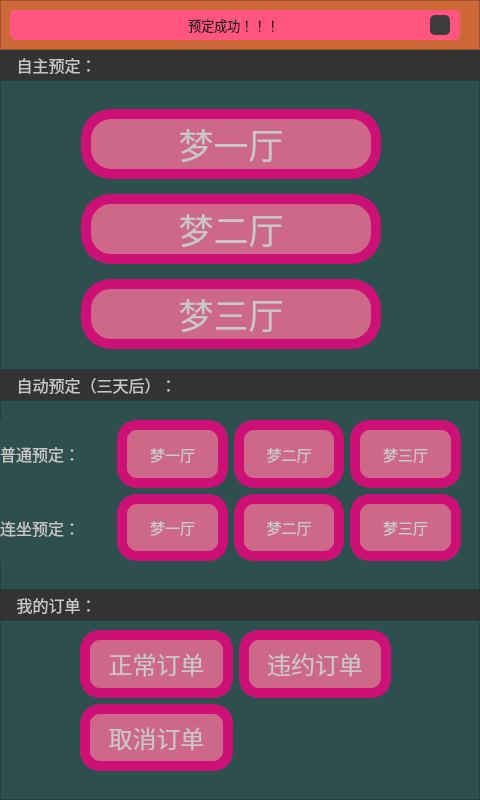
<?xml version="1.0" encoding="UTF-8"?>
<ui version="4.0">
 <class>ReserveWindow</class>
 <widget class="QWidget" name="ReserveWindow">
  <property name="geometry">
   <rect>
    <x>0</x>
    <y>0</y>
    <width>480</width>
    <height>800</height>
   </rect>
  </property>
  <property name="minimumSize">
   <size>
    <width>480</width>
    <height>800</height>
   </size>
  </property>
  <property name="maximumSize">
   <size>
    <width>480</width>
    <height>800</height>
   </size>
  </property>
  <property name="windowTitle">
   <string>cqnu_spider</string>
  </property>
  <property name="windowIcon">
   <iconset resource="ui.qrc">
    <normaloff>:/Icon/Images/Icon.png</normaloff>:/Icon/Images/Icon.png</iconset>
  </property>
  <property name="styleSheet">
   <string notr="true">color: rgb(200, 200, 200);
background-color: rgb(47, 79, 79);</string>
  </property>
  <widget class="QFrame" name="frame_top">
   <property name="geometry">
    <rect>
     <x>0</x>
     <y>0</y>
     <width>480</width>
     <height>50</height>
    </rect>
   </property>
   <property name="styleSheet">
    <string notr="true">background: rgb(205, 104, 57)</string>
   </property>
   <property name="frameShape">
    <enum>QFrame::StyledPanel</enum>
   </property>
   <property name="frameShadow">
    <enum>QFrame::Raised</enum>
   </property>
   <widget class="QPushButton" name="pushButton_back">
    <property name="geometry">
     <rect>
      <x>430</x>
      <y>0</y>
      <width>50</width>
      <height>50</height>
     </rect>
    </property>
    <property name="minimumSize">
     <size>
      <width>50</width>
      <height>50</height>
     </size>
    </property>
    <property name="maximumSize">
     <size>
      <width>50</width>
      <height>50</height>
     </size>
    </property>
    <property name="styleSheet">
     <string notr="true">QPushButton {
	border: none;
	background-color: rgba(0,0,0,0);
	background: url(:/ui_back/Images/ui_back.png)
}
QPushButton:hover {

	background-color: rgb(0,143,150);
}
QPushButton:pressed {	
	background-color: rgba(0,0,0,0);
}</string>
    </property>
    <property name="text">
     <string/>
    </property>
   </widget>
   <widget class="QLabel" name="label_reserve">
    <property name="geometry">
     <rect>
      <x>180</x>
      <y>10</y>
      <width>111</width>
      <height>31</height>
     </rect>
    </property>
    <property name="font">
     <font>
      <family>华光综艺_CNKI</family>
      <pointsize>16</pointsize>
     </font>
    </property>
    <property name="text">
     <string>梦厅预约</string>
    </property>
   </widget>
   <widget class="QFrame" name="frame_success">
    <property name="geometry">
     <rect>
      <x>10</x>
      <y>10</y>
      <width>450</width>
      <height>30</height>
     </rect>
    </property>
    <property name="maximumSize">
     <size>
      <width>450</width>
      <height>16777215</height>
     </size>
    </property>
    <property name="styleSheet">
     <string notr="true">background-color: rgb(255, 85, 127);
border-radius: 5px;</string>
    </property>
    <property name="frameShape">
     <enum>QFrame::StyledPanel</enum>
    </property>
    <property name="frameShadow">
     <enum>QFrame::Raised</enum>
    </property>
    <layout class="QHBoxLayout" name="horizontalLayout_4">
     <property name="leftMargin">
      <number>10</number>
     </property>
     <property name="topMargin">
      <number>3</number>
     </property>
     <property name="rightMargin">
      <number>10</number>
     </property>
     <property name="bottomMargin">
      <number>3</number>
     </property>
     <item>
      <widget class="QLabel" name="label_success">
       <property name="font">
        <font>
         <family>华光综艺_CNKI</family>
         <pointsize>10</pointsize>
        </font>
       </property>
       <property name="styleSheet">
        <string notr="true">color: rgb(35, 35, 35);</string>
       </property>
       <property name="text">
        <string>       预定成功！！！</string>
       </property>
       <property name="alignment">
        <set>Qt::AlignCenter</set>
       </property>
      </widget>
     </item>
     <item>
      <widget class="QPushButton" name="pushButton_close_2">
       <property name="maximumSize">
        <size>
         <width>20</width>
         <height>20</height>
        </size>
       </property>
       <property name="styleSheet">
        <string notr="true">QPushButton {
	border-radius: 5px;	
	background-image: url(:/Close/Images/close.png);
	background-position: center;	
	background-color: rgb(60, 60, 60);
}
QPushButton:hover {
	background-color: rgb(50, 50, 50);	
	color: rgb(200, 200, 200);
}
QPushButton:pressed {
	background-color: rgb(35, 35, 35);	
	color: rgb(200, 200, 200);
}</string>
       </property>
       <property name="text">
        <string/>
       </property>
      </widget>
     </item>
    </layout>
   </widget>
  </widget>
  <widget class="QFrame" name="frame_manual">
   <property name="geometry">
    <rect>
     <x>0</x>
     <y>50</y>
     <width>480</width>
     <height>30</height>
    </rect>
   </property>
   <property name="minimumSize">
    <size>
     <width>480</width>
     <height>30</height>
    </size>
   </property>
   <property name="maximumSize">
    <size>
     <width>480</width>
     <height>30</height>
    </size>
   </property>
   <property name="styleSheet">
    <string notr="true">background:rgb(51,51,51);</string>
   </property>
   <property name="frameShape">
    <enum>QFrame::NoFrame</enum>
   </property>
   <property name="frameShadow">
    <enum>QFrame::Plain</enum>
   </property>
   <layout class="QHBoxLayout" name="horizontalLayout_20">
    <property name="spacing">
     <number>0</number>
    </property>
    <property name="leftMargin">
     <number>0</number>
    </property>
    <property name="topMargin">
     <number>0</number>
    </property>
    <property name="rightMargin">
     <number>0</number>
    </property>
    <property name="bottomMargin">
     <number>0</number>
    </property>
    <item>
     <widget class="QLabel" name="label_manual">
      <property name="font">
       <font>
        <family>华光粗黑_CNKI</family>
        <pointsize>12</pointsize>
       </font>
      </property>
      <property name="text">
       <string>    自主预定：</string>
      </property>
     </widget>
    </item>
   </layout>
  </widget>
  <widget class="QFrame" name="frame_auto">
   <property name="geometry">
    <rect>
     <x>0</x>
     <y>370</y>
     <width>480</width>
     <height>30</height>
    </rect>
   </property>
   <property name="minimumSize">
    <size>
     <width>480</width>
     <height>30</height>
    </size>
   </property>
   <property name="maximumSize">
    <size>
     <width>480</width>
     <height>30</height>
    </size>
   </property>
   <property name="styleSheet">
    <string notr="true">background:rgb(51,51,51);</string>
   </property>
   <property name="frameShape">
    <enum>QFrame::NoFrame</enum>
   </property>
   <property name="frameShadow">
    <enum>QFrame::Plain</enum>
   </property>
   <layout class="QHBoxLayout" name="horizontalLayout_21">
    <property name="spacing">
     <number>0</number>
    </property>
    <property name="leftMargin">
     <number>0</number>
    </property>
    <property name="topMargin">
     <number>0</number>
    </property>
    <property name="rightMargin">
     <number>0</number>
    </property>
    <property name="bottomMargin">
     <number>0</number>
    </property>
    <item>
     <widget class="QLabel" name="label_auto">
      <property name="font">
       <font>
        <family>华光粗黑_CNKI</family>
        <pointsize>12</pointsize>
       </font>
      </property>
      <property name="text">
       <string>    自动预定（三天后）：</string>
      </property>
     </widget>
    </item>
   </layout>
  </widget>
  <widget class="QFrame" name="frame_order">
   <property name="geometry">
    <rect>
     <x>0</x>
     <y>590</y>
     <width>480</width>
     <height>30</height>
    </rect>
   </property>
   <property name="minimumSize">
    <size>
     <width>480</width>
     <height>30</height>
    </size>
   </property>
   <property name="maximumSize">
    <size>
     <width>480</width>
     <height>30</height>
    </size>
   </property>
   <property name="styleSheet">
    <string notr="true">background:rgb(51,51,51);</string>
   </property>
   <property name="frameShape">
    <enum>QFrame::NoFrame</enum>
   </property>
   <property name="frameShadow">
    <enum>QFrame::Plain</enum>
   </property>
   <layout class="QHBoxLayout" name="horizontalLayout_22">
    <property name="spacing">
     <number>0</number>
    </property>
    <property name="leftMargin">
     <number>0</number>
    </property>
    <property name="topMargin">
     <number>0</number>
    </property>
    <property name="rightMargin">
     <number>0</number>
    </property>
    <property name="bottomMargin">
     <number>0</number>
    </property>
    <item>
     <widget class="QLabel" name="label_order">
      <property name="font">
       <font>
        <family>华光粗黑_CNKI</family>
        <pointsize>12</pointsize>
       </font>
      </property>
      <property name="text">
       <string>    我的订单：</string>
      </property>
     </widget>
    </item>
   </layout>
  </widget>
  <widget class="QFrame" name="frame_manual_content">
   <property name="geometry">
    <rect>
     <x>0</x>
     <y>80</y>
     <width>480</width>
     <height>290</height>
    </rect>
   </property>
   <property name="minimumSize">
    <size>
     <width>480</width>
     <height>290</height>
    </size>
   </property>
   <property name="maximumSize">
    <size>
     <width>480</width>
     <height>290</height>
    </size>
   </property>
   <property name="frameShape">
    <enum>QFrame::StyledPanel</enum>
   </property>
   <property name="frameShadow">
    <enum>QFrame::Raised</enum>
   </property>
   <widget class="QWidget" name="layoutWidget">
    <property name="geometry">
     <rect>
      <x>80</x>
      <y>20</y>
      <width>302</width>
      <height>258</height>
     </rect>
    </property>
    <layout class="QGridLayout" name="gridLayout">
     <item row="2" column="0">
      <widget class="QPushButton" name="pushButton_lobby3">
       <property name="minimumSize">
        <size>
         <width>300</width>
         <height>70</height>
        </size>
       </property>
       <property name="maximumSize">
        <size>
         <width>300</width>
         <height>70</height>
        </size>
       </property>
       <property name="font">
        <font>
         <family>华光行楷_CNKI</family>
         <pointsize>26</pointsize>
        </font>
       </property>
       <property name="styleSheet">
        <string notr="true">QPushButton {
	background-color: rgb(205, 104, 137);
	border-radius: 30px;
    border: 10px solid rgb(205, 16, 118);

}
QPushButton:hover {
	border: 10px solid rgb(255, 255, 0);
}</string>
       </property>
       <property name="text">
        <string>梦三厅</string>
       </property>
      </widget>
     </item>
     <item row="0" column="0">
      <widget class="QPushButton" name="pushButton_lobby1">
       <property name="minimumSize">
        <size>
         <width>300</width>
         <height>70</height>
        </size>
       </property>
       <property name="maximumSize">
        <size>
         <width>300</width>
         <height>70</height>
        </size>
       </property>
       <property name="font">
        <font>
         <family>华光行楷_CNKI</family>
         <pointsize>26</pointsize>
        </font>
       </property>
       <property name="styleSheet">
        <string notr="true">QPushButton {
	background-color: rgb(205, 104, 137);
	border-radius: 30px;
    border: 10px solid rgb(205, 16, 118);

}
QPushButton:hover {
	border: 10px solid rgb(255, 255, 0);
}</string>
       </property>
       <property name="text">
        <string>梦一厅</string>
       </property>
      </widget>
     </item>
     <item row="1" column="0">
      <widget class="QPushButton" name="pushButton_lobby2">
       <property name="minimumSize">
        <size>
         <width>300</width>
         <height>70</height>
        </size>
       </property>
       <property name="maximumSize">
        <size>
         <width>300</width>
         <height>70</height>
        </size>
       </property>
       <property name="font">
        <font>
         <family>华光行楷_CNKI</family>
         <pointsize>26</pointsize>
        </font>
       </property>
       <property name="styleSheet">
        <string notr="true">QPushButton {
	background-color: rgb(205, 104, 137);
	border-radius: 30px;
    border: 10px solid rgb(205, 16, 118);

}
QPushButton:hover {
	border: 10px solid rgb(255, 255, 0);
}</string>
       </property>
       <property name="text">
        <string>梦二厅</string>
       </property>
      </widget>
     </item>
    </layout>
   </widget>
  </widget>
  <widget class="QFrame" name="frame_auto_content">
   <property name="geometry">
    <rect>
     <x>0</x>
     <y>400</y>
     <width>480</width>
     <height>190</height>
    </rect>
   </property>
   <property name="minimumSize">
    <size>
     <width>480</width>
     <height>190</height>
    </size>
   </property>
   <property name="maximumSize">
    <size>
     <width>480</width>
     <height>190</height>
    </size>
   </property>
   <property name="frameShape">
    <enum>QFrame::StyledPanel</enum>
   </property>
   <property name="frameShadow">
    <enum>QFrame::Raised</enum>
   </property>
   <widget class="QWidget" name="layoutWidget">
    <property name="geometry">
     <rect>
      <x>0</x>
      <y>20</y>
      <width>461</width>
      <height>141</height>
     </rect>
    </property>
    <layout class="QVBoxLayout" name="verticalLayout">
     <item>
      <layout class="QHBoxLayout" name="horizontalLayout">
       <item>
        <widget class="QLabel" name="label">
         <property name="font">
          <font>
           <family>华光粗黑_CNKI</family>
           <pointsize>12</pointsize>
          </font>
         </property>
         <property name="text">
          <string>普通预定：</string>
         </property>
        </widget>
       </item>
       <item>
        <widget class="QPushButton" name="pushButton_normal_1">
         <property name="minimumSize">
          <size>
           <width>0</width>
           <height>0</height>
          </size>
         </property>
         <property name="maximumSize">
          <size>
           <width>999</width>
           <height>999</height>
          </size>
         </property>
         <property name="font">
          <font>
           <family>华光行楷_CNKI</family>
           <pointsize>11</pointsize>
          </font>
         </property>
         <property name="styleSheet">
          <string notr="true">QPushButton {
	background-color: rgb(205, 104, 137);
	border-radius: 20px;
    border: 10px solid rgb(205, 16, 118);

}
QPushButton:hover {
	border: 10px solid rgb(255, 255, 0);
}</string>
         </property>
         <property name="text">
          <string>梦一厅</string>
         </property>
        </widget>
       </item>
       <item>
        <widget class="QPushButton" name="pushButton_normal_2">
         <property name="minimumSize">
          <size>
           <width>0</width>
           <height>0</height>
          </size>
         </property>
         <property name="maximumSize">
          <size>
           <width>999</width>
           <height>999</height>
          </size>
         </property>
         <property name="font">
          <font>
           <family>华光行楷_CNKI</family>
           <pointsize>11</pointsize>
          </font>
         </property>
         <property name="styleSheet">
          <string notr="true">QPushButton {
	background-color: rgb(205, 104, 137);
	border-radius: 20px;
    border: 10px solid rgb(205, 16, 118);

}
QPushButton:hover {
	border: 10px solid rgb(255, 255, 0);
}</string>
         </property>
         <property name="text">
          <string>梦二厅</string>
         </property>
        </widget>
       </item>
       <item>
        <widget class="QPushButton" name="pushButton_normal_3">
         <property name="minimumSize">
          <size>
           <width>0</width>
           <height>0</height>
          </size>
         </property>
         <property name="maximumSize">
          <size>
           <width>999</width>
           <height>999</height>
          </size>
         </property>
         <property name="font">
          <font>
           <family>华光行楷_CNKI</family>
           <pointsize>11</pointsize>
          </font>
         </property>
         <property name="styleSheet">
          <string notr="true">QPushButton {
	background-color: rgb(205, 104, 137);
	border-radius: 20px;
    border: 10px solid rgb(205, 16, 118);

}
QPushButton:hover {
	border: 10px solid rgb(255, 255, 0);
}</string>
         </property>
         <property name="text">
          <string>梦三厅</string>
         </property>
        </widget>
       </item>
      </layout>
     </item>
     <item>
      <layout class="QHBoxLayout" name="horizontalLayout_2">
       <item>
        <widget class="QLabel" name="label_2">
         <property name="font">
          <font>
           <family>华光粗黑_CNKI</family>
           <pointsize>12</pointsize>
          </font>
         </property>
         <property name="text">
          <string>连坐预定：</string>
         </property>
        </widget>
       </item>
       <item>
        <widget class="QPushButton" name="pushButton_continu_1">
         <property name="minimumSize">
          <size>
           <width>0</width>
           <height>0</height>
          </size>
         </property>
         <property name="maximumSize">
          <size>
           <width>999</width>
           <height>999</height>
          </size>
         </property>
         <property name="font">
          <font>
           <family>华光行楷_CNKI</family>
           <pointsize>11</pointsize>
          </font>
         </property>
         <property name="styleSheet">
          <string notr="true">QPushButton {
	background-color: rgb(205, 104, 137);
	border-radius: 20px;
    border: 10px solid rgb(205, 16, 118);

}
QPushButton:hover {
	border: 10px solid rgb(255, 255, 0);
}</string>
         </property>
         <property name="text">
          <string>梦一厅</string>
         </property>
        </widget>
       </item>
       <item>
        <widget class="QPushButton" name="pushButton_continu_2">
         <property name="minimumSize">
          <size>
           <width>0</width>
           <height>0</height>
          </size>
         </property>
         <property name="maximumSize">
          <size>
           <width>999</width>
           <height>999</height>
          </size>
         </property>
         <property name="font">
          <font>
           <family>华光行楷_CNKI</family>
           <pointsize>11</pointsize>
          </font>
         </property>
         <property name="styleSheet">
          <string notr="true">QPushButton {
	background-color: rgb(205, 104, 137);
	border-radius: 20px;
    border: 10px solid rgb(205, 16, 118);

}
QPushButton:hover {
	border: 10px solid rgb(255, 255, 0);
}</string>
         </property>
         <property name="text">
          <string>梦二厅</string>
         </property>
        </widget>
       </item>
       <item>
        <widget class="QPushButton" name="pushButton_continu_3">
         <property name="minimumSize">
          <size>
           <width>0</width>
           <height>0</height>
          </size>
         </property>
         <property name="maximumSize">
          <size>
           <width>999</width>
           <height>999</height>
          </size>
         </property>
         <property name="font">
          <font>
           <family>华光行楷_CNKI</family>
           <pointsize>11</pointsize>
          </font>
         </property>
         <property name="styleSheet">
          <string notr="true">QPushButton {
	background-color: rgb(205, 104, 137);
	border-radius: 20px;
    border: 10px solid rgb(205, 16, 118);

}
QPushButton:hover {
	border: 10px solid rgb(255, 255, 0);
}</string>
         </property>
         <property name="text">
          <string>梦三厅</string>
         </property>
        </widget>
       </item>
      </layout>
     </item>
    </layout>
   </widget>
  </widget>
  <widget class="QFrame" name="frame_order_content">
   <property name="geometry">
    <rect>
     <x>0</x>
     <y>620</y>
     <width>480</width>
     <height>180</height>
    </rect>
   </property>
   <property name="minimumSize">
    <size>
     <width>480</width>
     <height>180</height>
    </size>
   </property>
   <property name="maximumSize">
    <size>
     <width>480</width>
     <height>180</height>
    </size>
   </property>
   <property name="frameShape">
    <enum>QFrame::StyledPanel</enum>
   </property>
   <property name="frameShadow">
    <enum>QFrame::Raised</enum>
   </property>
   <widget class="QWidget" name="layoutWidget">
    <property name="geometry">
     <rect>
      <x>80</x>
      <y>10</y>
      <width>311</width>
      <height>141</height>
     </rect>
    </property>
    <layout class="QGridLayout" name="gridLayout_3">
     <item row="0" column="0">
      <widget class="QPushButton" name="pushButton_normal">
       <property name="minimumSize">
        <size>
         <width>0</width>
         <height>0</height>
        </size>
       </property>
       <property name="maximumSize">
        <size>
         <width>999</width>
         <height>999</height>
        </size>
       </property>
       <property name="font">
        <font>
         <family>华光行楷_CNKI</family>
         <pointsize>18</pointsize>
        </font>
       </property>
       <property name="styleSheet">
        <string notr="true">QPushButton {
	background-color: rgb(205, 104, 137);
	border-radius: 20px;
    border: 10px solid rgb(205, 16, 118);

}
QPushButton:hover {
	border: 10px solid rgb(255, 255, 0);
}</string>
       </property>
       <property name="text">
        <string>正常订单</string>
       </property>
      </widget>
     </item>
     <item row="0" column="1">
      <widget class="QPushButton" name="pushButton_break">
       <property name="minimumSize">
        <size>
         <width>0</width>
         <height>0</height>
        </size>
       </property>
       <property name="maximumSize">
        <size>
         <width>999</width>
         <height>999</height>
        </size>
       </property>
       <property name="font">
        <font>
         <family>华光行楷_CNKI</family>
         <pointsize>18</pointsize>
        </font>
       </property>
       <property name="styleSheet">
        <string notr="true">QPushButton {
	background-color: rgb(205, 104, 137);
	border-radius: 20px;
    border: 10px solid rgb(205, 16, 118);

}
QPushButton:hover {
	border: 10px solid rgb(255, 255, 0);
}</string>
       </property>
       <property name="text">
        <string>违约订单</string>
       </property>
      </widget>
     </item>
     <item row="1" column="0">
      <widget class="QPushButton" name="pushButton_cancel">
       <property name="minimumSize">
        <size>
         <width>0</width>
         <height>0</height>
        </size>
       </property>
       <property name="maximumSize">
        <size>
         <width>999</width>
         <height>999</height>
        </size>
       </property>
       <property name="font">
        <font>
         <family>华光行楷_CNKI</family>
         <pointsize>18</pointsize>
        </font>
       </property>
       <property name="styleSheet">
        <string notr="true">QPushButton {
	background-color: rgb(205, 104, 137);
	border-radius: 20px;
    border: 10px solid rgb(205, 16, 118);

}
QPushButton:hover {
	border: 10px solid rgb(255, 255, 0);
}</string>
       </property>
       <property name="text">
        <string>取消订单</string>
       </property>
      </widget>
     </item>
    </layout>
   </widget>
  </widget>
 </widget>
 <resources>
  <include location="ui.qrc"/>
 </resources>
 <connections/>
</ui>
